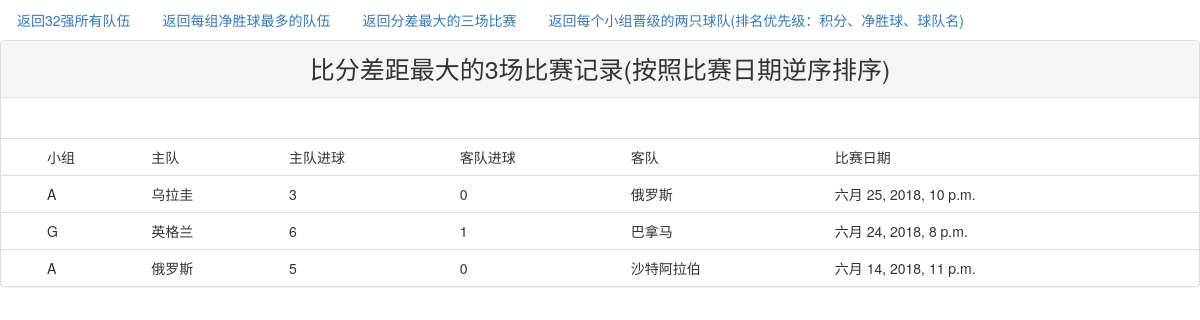
Screenshot of /score_difference/ with the database file from the repository.
### index/models.py (models this page shows)
class GameInfo(models.Model):
    groups = models.ForeignKey(Groups,on_delete=models.DO_NOTHING)
    HomeTeam = models.ForeignKey(Teams,related_name='HomeTeam',on_delete=models.DO_NOTHING)
    VisitingTeams = models.ForeignKey(Teams,related_name='VisitingTeam',on_delete=models.DO_NOTHING)
    HomeTeam_score = models.CharField(max_length=20,verbose_name='主队进球')
    VisitingTeams_score = models.CharField(max_length=20,verbose_name='客队进球')
    time = models.DateTimeField(verbose_name='比赛日期')
    class Meta:
        ordering = ['-time']

class Groups(models.Model):
    group = models.CharField(max_length=10,verbose_name='小组')
    def __str__(self):
        return self.group

class Teams(models.Model):
    team = models.CharField(max_length=30,verbose_name='球队')
    group = models.ForeignKey(Groups,on_delete=models.DO_NOTHING)
    def __str__(self):
        return self.team

### index/views.py (the view)
# urls.py: url(r'^score_difference/$',views.score_difference,name='score_difference'),
def score_difference(request):
    info = GameInfo.objects.raw(
        'select * from (select *, abs(HomeTeam_score-VisitingTeams_score) as score_difference from (select * from index_gameinfo order by time DESC) order by score_difference DESC limit 0,3) order by time DESC')
    return render(request,'score_difference.html',locals())

### index/templates/score_difference.html (shortened to what this page needs)
{% extends 'base.html' %}
{% load staticfiles %}
{% block content %}
<div class="panel panel-default">
    <div class="panel-heading" style="text-align: center;font-size: 25px">
        比分差距最大的3场比赛记录(按照比赛日期逆序排序)
    </div>
    <div class="panel-body">
    </div>
    <table class="table">
        <tr>
            <td></td>
            <td>小组</td>
            <td>主队</td>
            <td>主队进球</td>
            <td>客队进球</td>
            <td>客队</td>
            <td>比赛日期</td>
        </tr>
        {% for i in info %}
        <tr>
        <td></td>
        <td>{{i.groups}}</td>
        <td>{{i.HomeTeam}}</td>
        <td>{{i.HomeTeam_score}}</td>
        <td>{{i.VisitingTeams_score}}</td>
        <td>{{i.VisitingTeams}}</td>
        <td>{{i.time}}</td>
        </tr>
        {% endfor %}
    </table>
</div>
{% endblock %}

### rows the page displays
GameInfo: groups "A", HomeTeam "乌拉圭", HomeTeam_score "3", VisitingTeams_score "0", VisitingTeams "俄罗斯", time "六月 25, 2018, 10 p.m."
GameInfo: groups "G", HomeTeam "英格兰", HomeTeam_score "6", VisitingTeams_score "1", VisitingTeams "巴拿马", time "六月 24, 2018, 8 p.m."
GameInfo: groups "A", HomeTeam "俄罗斯", HomeTeam_score "5", VisitingTeams_score "0", VisitingTeams "沙特阿拉伯", time "六月 14, 2018, 11 p.m."
